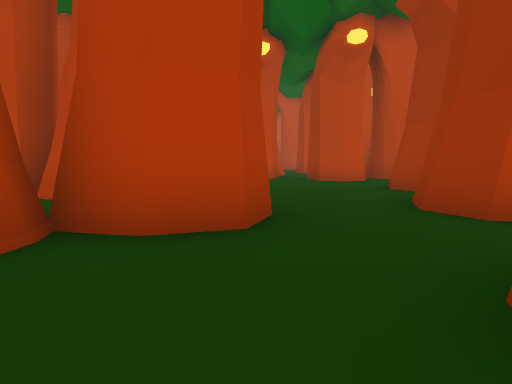
view 1 (above)

24 first-person views from a walk through a 3-D level made in the Unity game engine. The camera is 1.2 m above the floor, tilts 6° down and sees 80° across. The floor is counted in squares, 2 m on a side. Each view is taken from the middle of a square. On the plan, view 1 faces up. The plan holds only what a view shows up to about 9 squares ahead; the rest is blank. The place goes on beyond the plan. Some surface patterns are stand-ins.

view 2
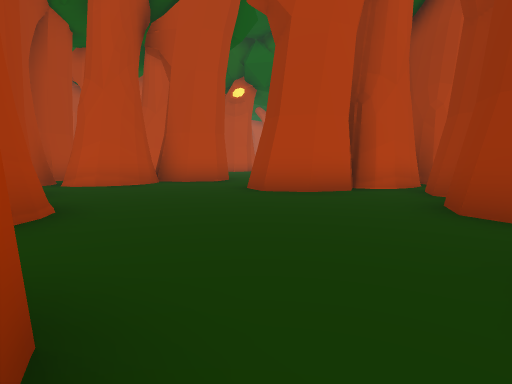

view 3
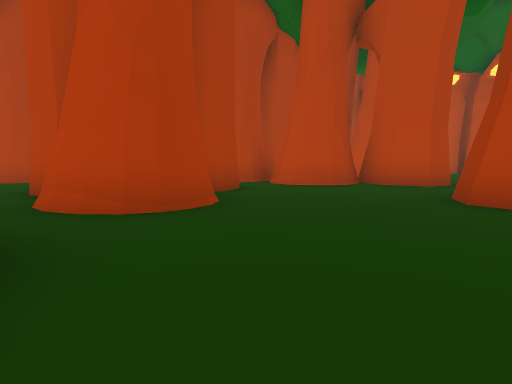

view 4
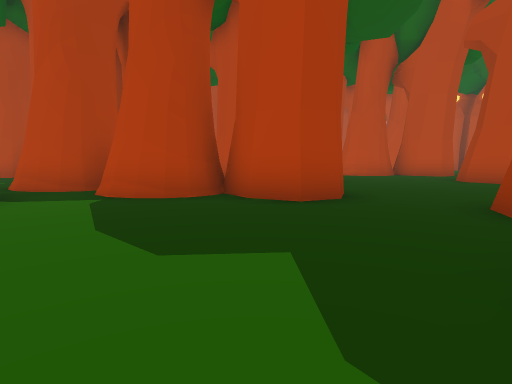

view 5
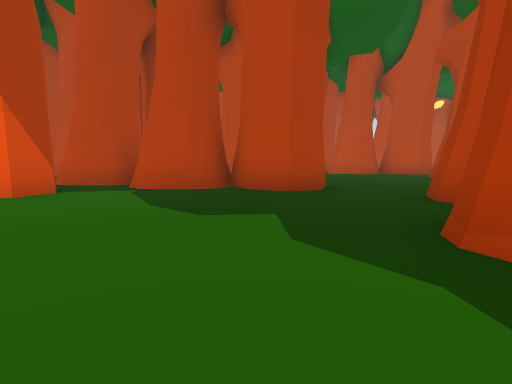

view 6
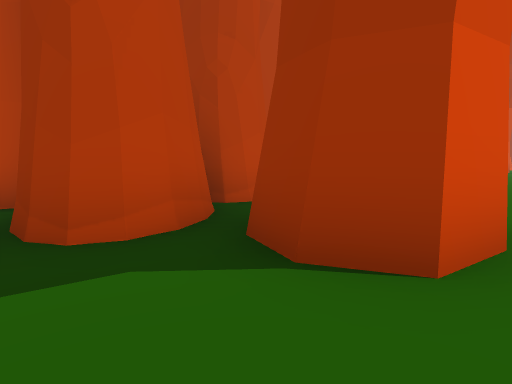

view 7
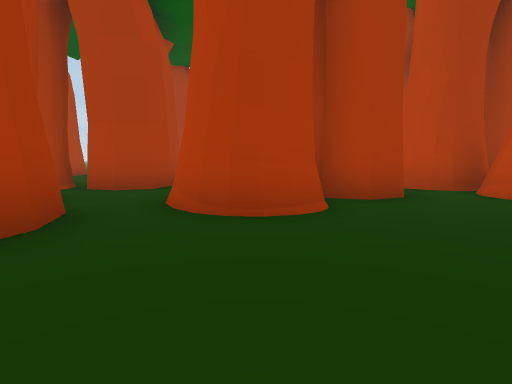

view 8
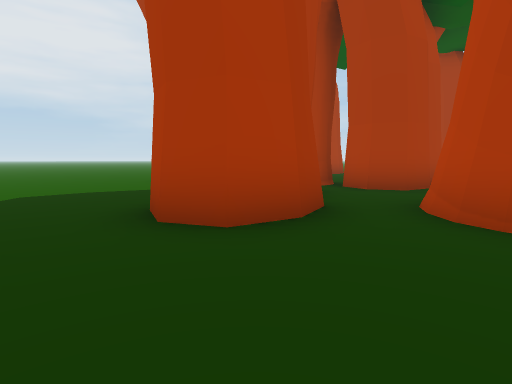

view 9
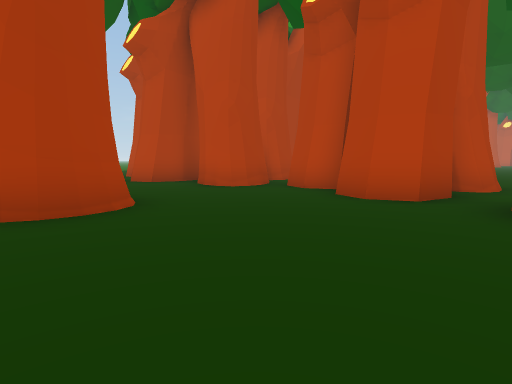

view 10
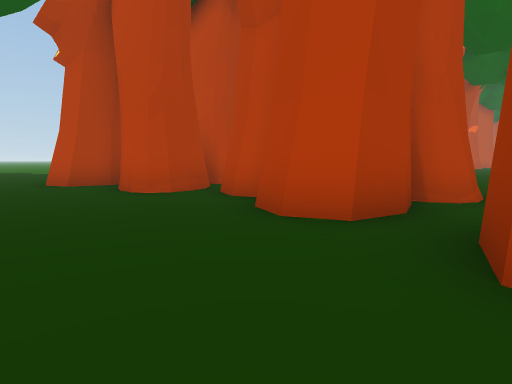

view 11
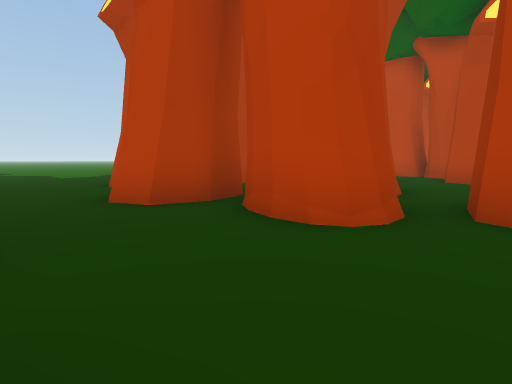

view 12
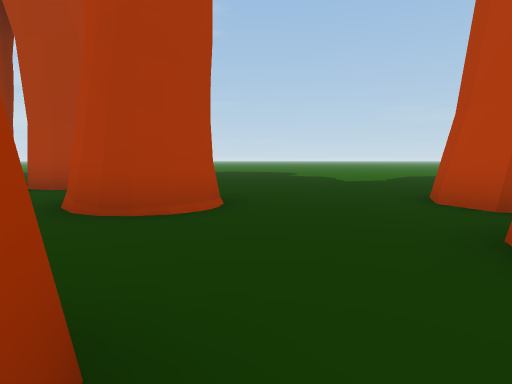

view 13
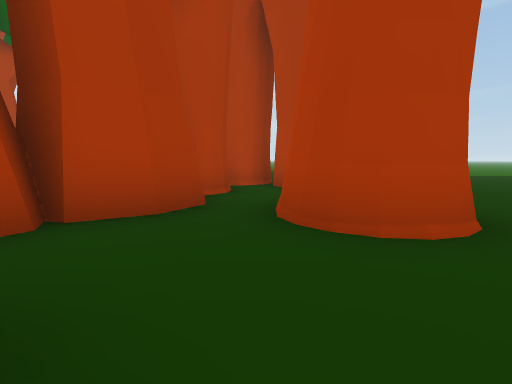

view 14
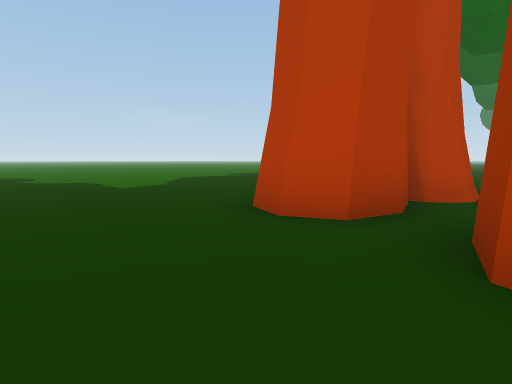

view 15
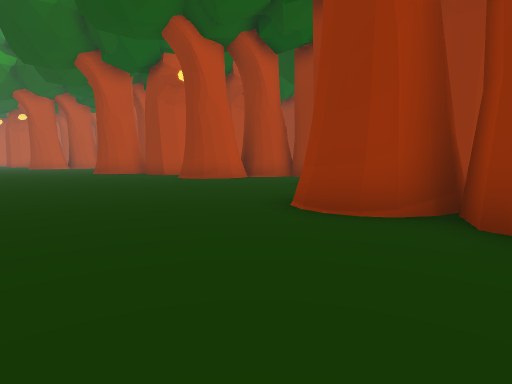

view 16
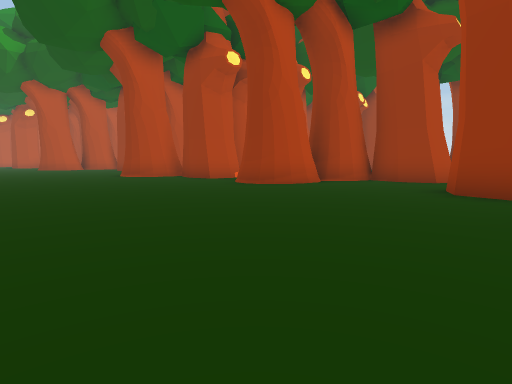

view 17
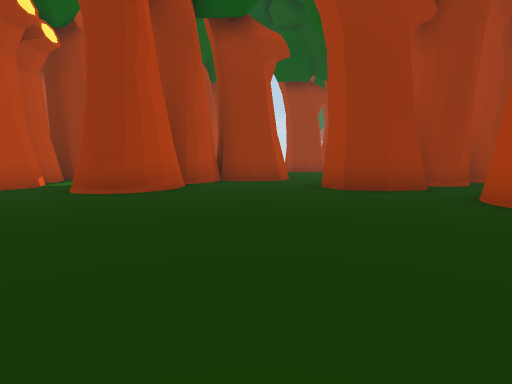

view 18
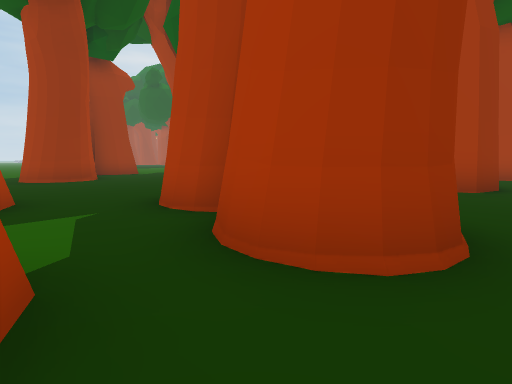

view 19
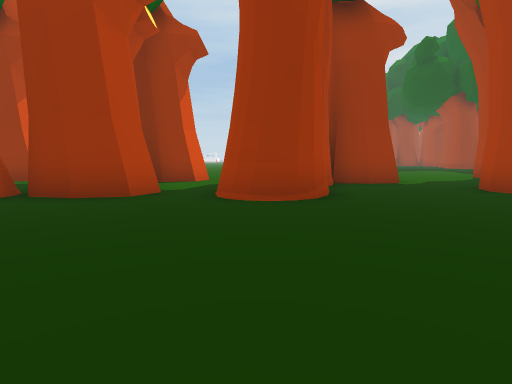

view 20
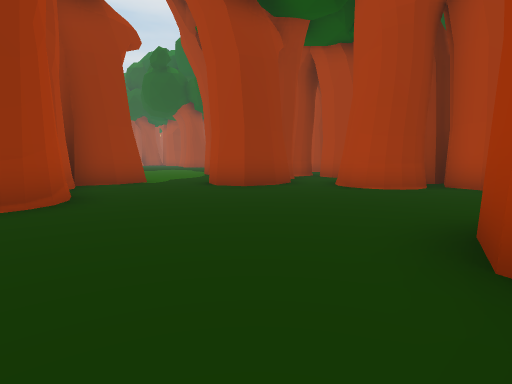

view 21
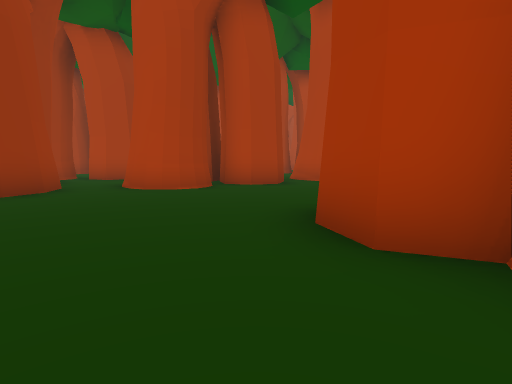

view 22
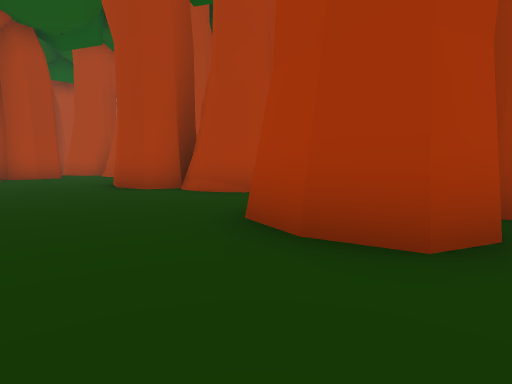

view 23
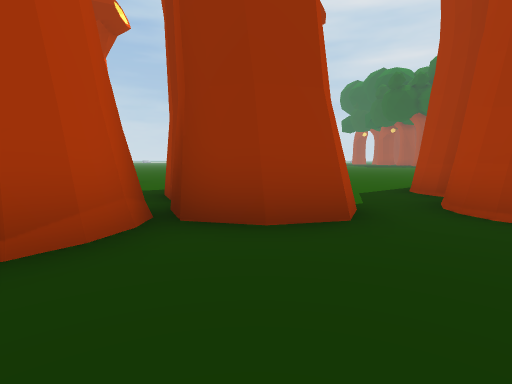

view 24
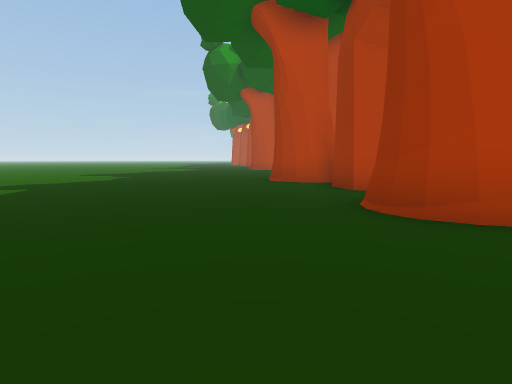

### Floor plan
Key: @ floor where view 1 was taken; # wall or solid block; . floor; T tree.
Columns run from 13 left of view 1 to 8 right of it. Each row starts with its distance up from view 1.
 24 ......T  #.....T###
 23 ......# T###...##T##
 22 ......TT..T#...TT..T
 21 ....................
 20 ......T#TT.....T#TT...
 19 ......TTTT.....TTTT ..
 18 .........##.......#
 17 .........##.......#
 16 .........T.........T
 15 ......##.......##...
 14 ......#T.......#T ..
 13 ...TTT.#T...TTT.T
 12 ....TT.TTT.##TT..T
 11 ...##...TT.T# ...T
 10 ...TT.##TTT.TT.# T
  9 ......T#.......#T
  8 .................
  7 ................T
  6 ...TT..T #TT....T
  5    TT... #TT.....
  4    ..T.## .T  .T
  3 T##..T#T# TT##..#T
  2  #TTTT   TTT....TTTTT
  1  TTT   TTTT...T #T.
  0  TT     T....@T##T
 -1           #......T
 -2          T#T.....#
 -3     TT  T TT.....T
 -4     TT..##TT.....
 -5         #T. ##..T
 -6      T T##TTT#..##  TT
 -7     TT ..T T.....TTTT
 -8     TT .TTTT.....TT.
 -9      ...TT........T
-10          T#T......T
-11            ........

Positions as (right, up) in squares from view 1, and headings:
1: (0, 0), facing up
2: (1, -6), facing up
3: (2, -5), facing up-left
4: (3, -10), facing up-left
5: (4, -11), facing up-left
6: (3, -11), facing up-right
7: (2, -3), facing left
8: (2, -3), facing down-left
9: (2, 5), facing up-left
10: (2, 7), facing up-left
11: (-2, 7), facing up-left
12: (-5, 7), facing left
13: (-6, 7), facing down-left
14: (-7, 7), facing up-left
15: (-13, 11), facing up-right
16: (-13, 14), facing up-right
17: (-13, 17), facing right
18: (-8, 22), facing down-right
19: (-3, 20), facing right
20: (-3, 20), facing down-right
21: (-2, 20), facing down
22: (0, 24), facing down-left
23: (-1, 23), facing right
24: (-9, 16), facing up
